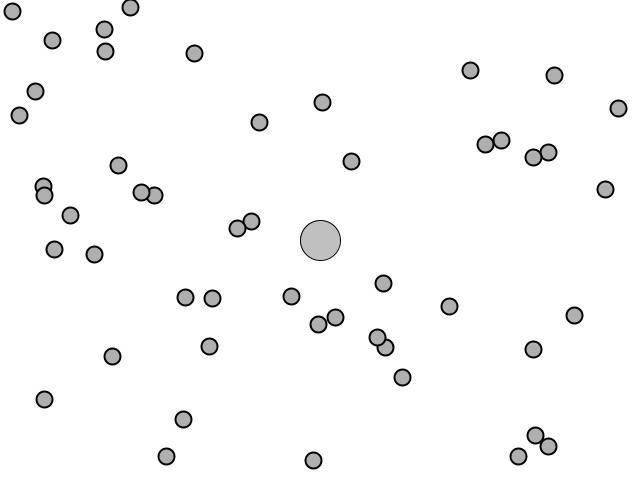
Frame 1 (no input)
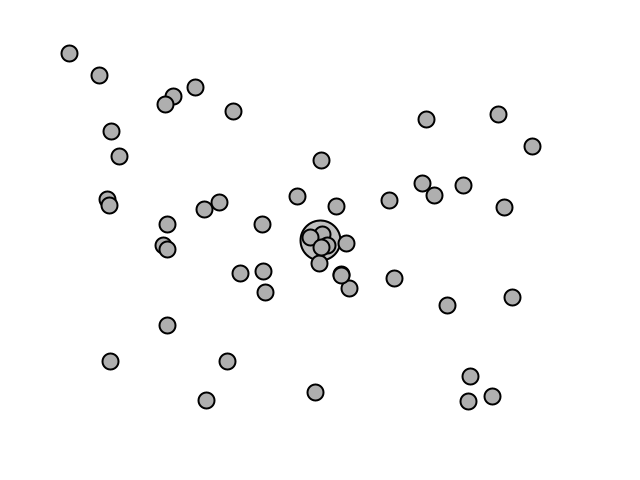
Frame 60 (the mouse pressed at the canvas centre just before this capture)
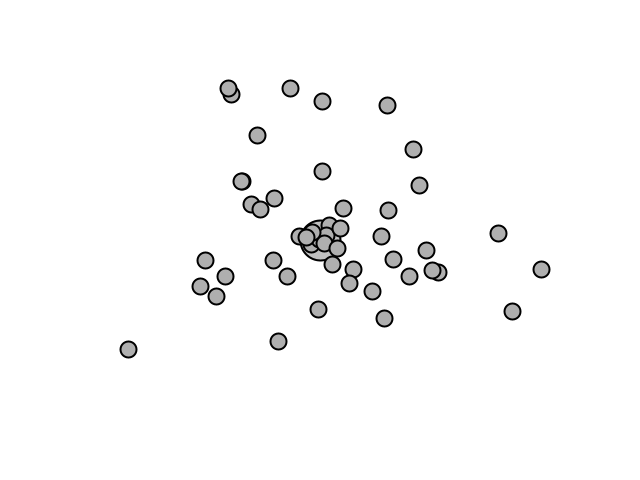
Frame 120 (the mouse held since frame 60 and released just before this capture)

The Processing sketch that drew these frames (run headless with seeded random() and noise(); from frame 60 on, the mouse is pressed at the canvas centre):

// Processing sketch: accelerate_to_mouse
// ── accelerate_to_mouse.pde
/*
Mover[] movers = new Mover[20]; 
void setup(){ 
  size(640,480); 
  //initialize the Mover objects
  for (int i = 0; i < movers.length; i++){ 
    movers[i] = new Mover(); 
  }
}

void draw(){ 
  background(255); // draw white background on every frame to get rid of the trail. 
  for(int i = 0; i<movers.length; i++){
    
    movers[i].update(); 
    movers[i].checkEdges(); 
    movers[i].display(); 
  }
  
  
}

*/

// ── Attraction.pde
Mover[] movers = new Mover[50]; 
Attractor a; 

void setup(){ 
  size(640,480); 
  for(int i = 0; i < movers.length; i++){ 
   movers[i] = new Mover(random(0.5,1), random(width), random(height)); 
  }
  a = new Attractor(); 
} 


void draw(){ 
  background(255); 
  a.display(); 
  
  for(int i = 0; i < movers.length; i++) { 
   PVector force = a.attract(movers[i]); 
   movers[i].applyForce(force);
   movers[i].update();
   movers[i].checkEdges(); 
   movers[i].display();
     
  }
 
    
  for(int i=0; i < movers.length; i++){ 
     for( int j=0; j < movers.length; j++){
      if(i != j){
      PVector force = a.attract(movers[i]); 
      movers[i].applyForce(force); 
        }
     }
     
  }
  
  
}
  
  

// ── Attractor.pde
class Attractor { 
 float mass; 
 PVector location; 
 float G;
 
 Attractor(){ 
  location = new PVector(width/2, height/2); 
  mass = 20; 
  G = 0.001; 
   }
 
 void display(){ 
  stroke(0); 
  fill(175,200); 
  ellipse(location.x, location.y, mass*2, mass*2); 
   
   }
   
   PVector attract(Mover m){
      // get the direction of the attraction
     // get the distance between the objects. 
    // calculate the strength of the attraction and multiply the unit vector by that. 
    
    PVector force = PVector.sub(location, m.location); 
    float distance = force.mag(); 
    distance = constrain(distance, 5.0, 25.0);
   
    force.normalize();
    float strength = (G * mass * mass) / (distance * distance); 
    force.mult(strength);
    
    return force; 
     
   }
  
}

// ── Liquid.pde
class Liquid { 
  
 float x,y,w,h; 
 float c; 
 
 Liquid(float x_, float y_, float w_, float h_, float c_){ 
   //(x pos, y pos, width, height, coeff of drag. 
  x = x_; 
  y = y_; 
  w = w_; 
  h = h_; 
  c = c_; 
  
 }
 
 void display(){ 
  noStroke(); 
  fill(175); 
  rect(x,y,w,h); 
   
 }
  
  
}

// ── Mover.pde
class Mover{ 
PVector location; 
PVector velocity;
PVector acceleration; 
Liquid l;
float mass;
float G; 



Mover(){ 
 location = new PVector(width/2 - 50,0);
 velocity = new PVector(0,0); 
 acceleration = new PVector(0,0); 
 mass = 4; 
 G = 0.0001;
 

}



Mover(float m, float x, float y) { 
 mass = m; 
 location = new PVector(x,y); 
 velocity = new PVector(0,0); 
 acceleration = new PVector(0,0); 
 G = 0.1;
  
}



void update(){ 
  // Uncomment this block to have the Mover objects follow the mouse.  
    //PVector mouse = new PVector(mouseX, mouseY); 
    //PVector dir = PVector.sub(mouse,location); // get direction; 
    //dir.normalize();  // normalizing the direction vector
    //dir.mult(0.5); // scaling 
    //acceleration = dir;
  
  velocity.add(acceleration);
  location.add(velocity); 
  acceleration.mult(0); // clear the net forces with each update, otherwise they will compound. 
} 


void display(){ 
 stroke(0);
 strokeWeight(2); 
 fill(175); 
 ellipse(location.x, location.y, 16, 16); 
  
}

void applyForce(PVector force){ 
  PVector f = PVector.div(force,mass); 
 acceleration.add(f);  
}
void checkEdges(){ 
  // Check if the ball is going to move off the edge of the screen. 
  // Wrap around the screen instead of moving out of the frame. 
  
  if (location.x > width){
   location.x = width;
   velocity.x *= -1; 
  }
  else if (location.x < 0){  
   location.x = 0;
   velocity.x *= -1; 
  }
  
  if(location.y > height){ 
   location.y = height; 
   velocity.y *= -1; 
  }
  else if (location.y < 0){ 
   location.y = 0;
   velocity.y *= -1; 
  }
}
 
   void drag(Liquid l) { 
     
     float speed = velocity.mag(); 
     PVector drag = velocity.copy();
     float dragMagnitude = l.c * speed * speed; 
     drag.mult(-1); 
     drag.normalize(); 
     drag.mult(dragMagnitude); 
     applyForce(drag); 
     
     
   }
   
   
   boolean isInsideLiquid(Liquid l){ 
    if( (location.x > l.x) && (location.x < l.x + l.w) && (location.y > l.y) && location.y < l.y + l.h  ){// && location.y < l.y + l.h   )
      return true; 
    }
    else{ 
      return false; 
    }
   }
 
 
  PVector attract(Mover m){
      // get the direction of the attraction
     // get the distance between the objects. 
    // calculate the strength of the attraction and multiply the unit vector by that. 
    
    PVector force = PVector.sub(location, m.location); 
    float distance = force.mag(); 
    distance = constrain(distance, 5.0, 25.0);
   
    force.normalize();
    float strength = (G * mass * mass) / (distance * distance); 
    force.mult(strength);
    
    return force; 
     
   }
  
}






 
